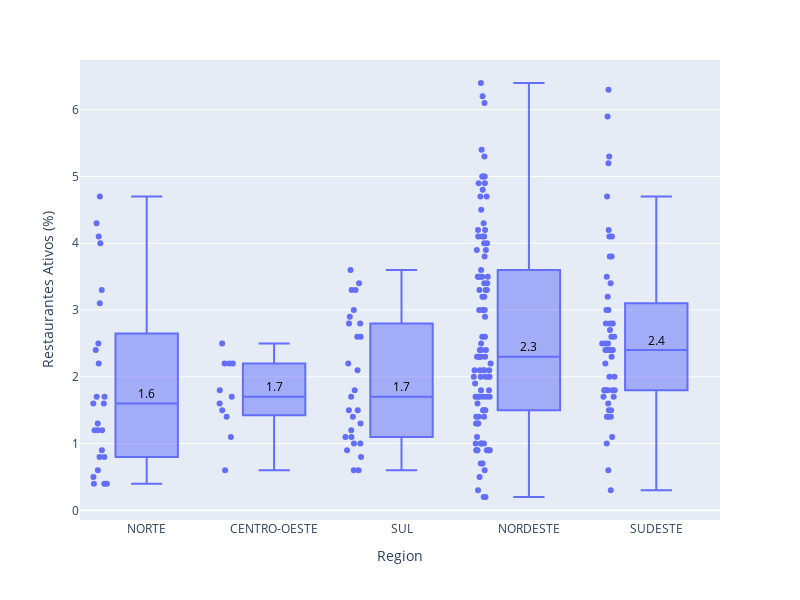
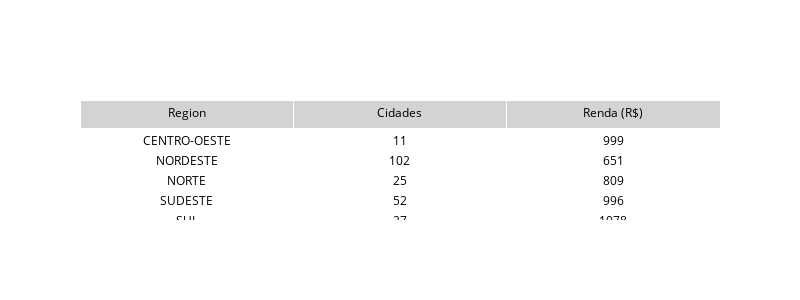

Notebook code for these charts, in order:
### Markdown cell above
* São Paulo, tem apenas 2.9% de restaurantes ativos, ficando atrás do Rio de Janeiro que tem a mesma renda e 4.9% de restaurantes ativos. SP também tem à menor cobertura de delivery, 6.9%.
* Brasília, tem à maior renda, a maior taxa de restaurantes ativos e de cobertura de delivery, 7.2% e 10.7%, respectivamente.
* Direcionamento para alcançar target: aprendizado com serviços prestados no RJ (renda média parecida) para alavancar ativação em SP. 

___

### Code cell
mf.boxplot_table_plotly(df=df_median, cluster=2)

### Figure 1 — Plotly figure (JSON) as saved in the notebook; plotly's stock layout.template omitted (floating-point values rounded to 4 significant figures; data arrays with more than 128 entries replaced by an {"elided": "..."} marker saying what was removed)
{"data": [{"alignmentgroup": "True", "boxpoints": "all", "customdata": {"elided": "217x4 mixed values"}, "hovertemplate": "Region=%{x}<br>Restaurantes Ativos (%)=%{y}<br>chs=%{customdata[0]}<br>cobertura_delivery=%{customdata[1]}<br>uf=%{customdata[2]}<br>cidade=%{customdata[3]}<extra></extra>", "legendgroup": "", "marker": {"color": "#636efa"}, "name": "", "notched": false, "offsetgroup": "", "orientation": "v", "showlegend": false, "type": "box", "x": {"elided": "217 str values"}, "x0": " ", "xaxis": "x", "y": {"elided": "217 float values"}, "y0": " ", "yaxis": "y"}], "layout": {"annotations": [{"align": "center", "font": {"color": "black", "size": 12}, "showarrow": false, "text": "1.6", "x": "NORTE", "y": 1.6, "yshift": 10}, {"align": "center", "font": {"color": "black", "size": 12}, "showarrow": false, "text": "1.7", "x": "CENTRO-OESTE", "y": 1.7, "yshift": 10}, {"align": "center", "font": {"color": "black", "size": 12}, "showarrow": false, "text": "1.7", "x": "SUL", "y": 1.7, "yshift": 10}, {"align": "center", "font": {"color": "black", "size": 12}, "showarrow": false, "text": "2.3", "x": "NORDESTE", "y": 2.3, "yshift": 10}, {"align": "center", "font": {"color": "black", "size": 12}, "showarrow": false, "text": "2.4", "x": "SUDESTE", "y": 2.4, "yshift": 10}], "boxmode": "group", "height": 600, "legend": {"tracegroupgap": 0}, "margin": {"t": 60}, "width": 800, "xaxis": {"anchor": "y", "categoryarray": ["NORTE", "CENTRO-OESTE", "SUL", "NORDESTE", "SUDESTE"], "categoryorder": "array", "domain": [0, 1], "title": {"text": "Region"}}, "yaxis": {"anchor": "x", "domain": [0, 1], "title": {"text": "Restaurantes Ativos (%)"}}}}

### Figure 2 — Plotly figure (JSON) as saved in the notebook; plotly's stock layout.template omitted (floating-point values rounded to 4 significant figures)
{"data": [{"cells": {"align": "center", "fill": {"color": "white"}, "font": {"color": "black", "size": 12}, "values": [["CENTRO-OESTE", "NORDESTE", "NORTE", "SUDESTE", "SUL"], [11, 102, 25, 52, 27], [999, 651, 809, 996, 1078]]}, "header": {"align": "center", "fill": {"color": "lightgray"}, "font": {"color": "black", "size": 12}, "values": ["Region", "Cidades", "Renda (R$)"]}, "type": "table"}], "layout": {"height": 300, "width": 800}}
